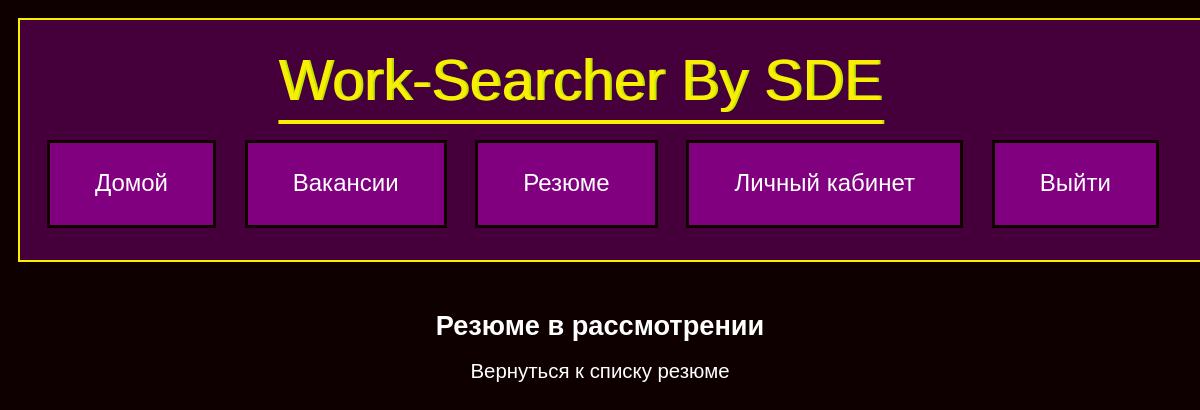
/admin/pending_resumes (signed in), run on an earlier commit of the app's database.
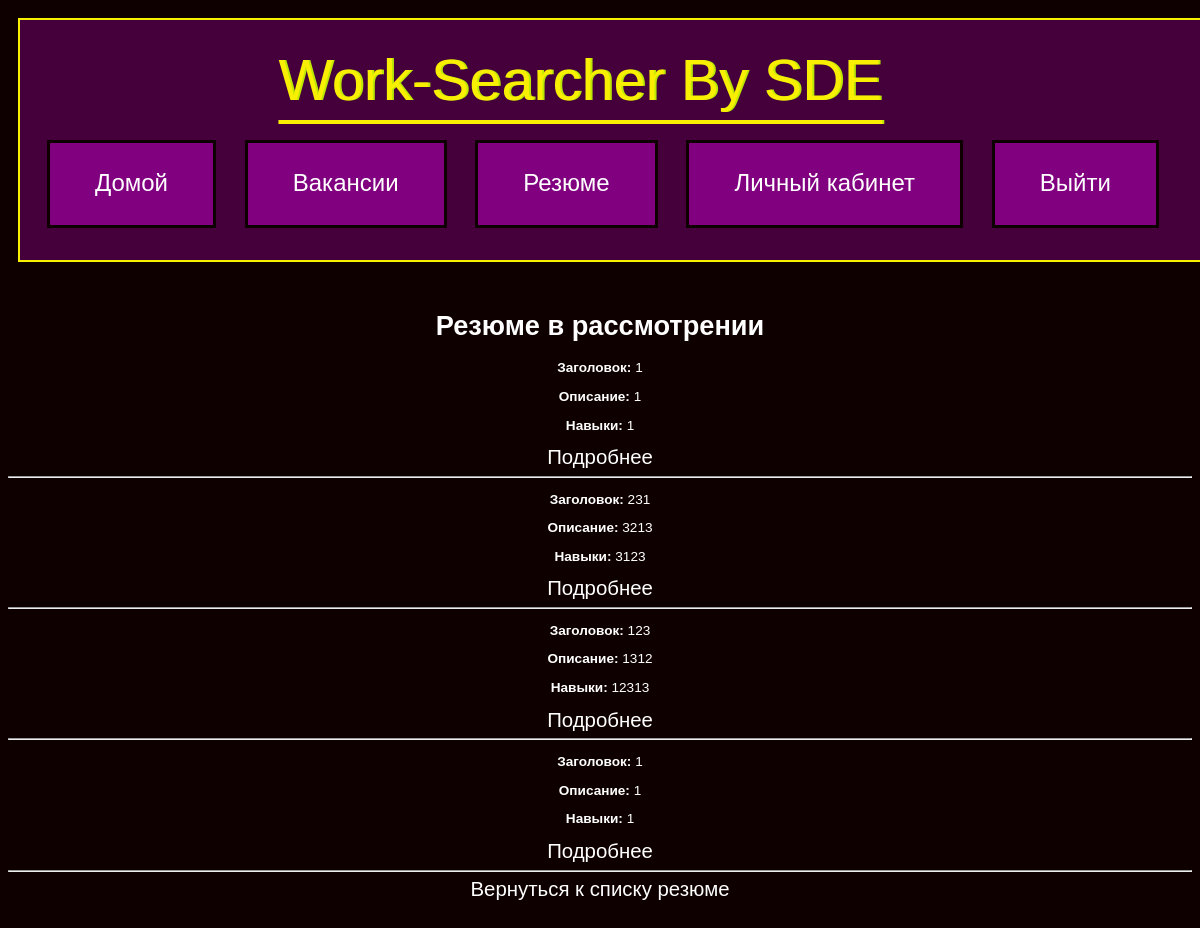
And on a later commit of the database.
### Model/models.py (models this page shows)
class Resume(db.Model):
    id = db.Column(db.Integer, primary_key=True)
    title = db.Column(db.String(300), nullable=False)
    description = db.Column(db.Text, nullable=False)
    skills = db.Column(db.String(200))
    image_filename = db.Column(db.String(300))
    user_id = db.Column(db.Integer, db.ForeignKey('user.id'), nullable=False)
    user = db.relationship('User', backref=db.backref('resumes', lazy=True))
    status = db.Column(db.Boolean, nullable=True)

### Controller/resume.py (the view)
@resume.route('/admin/pending_resumes')
@login_required
def admin_pending_resumes():
    if not current_user.is_admin:
        abort(403)  # Отказ в доступе, если пользователь не является администратором
    pending_resumes = Resume.query.filter_by(status=None).all()
    return render_template('admin_pending_resumes.html', resumes=pending_resumes)

### app.py (called while the page is built)
@login_manager.user_loader
def load_user(user_id):
    return User.query.get(int(user_id))

### templates/admin_pending_resumes.html (shortened to what this page needs)
{% extends "base.html" %}
{% block content %}
    <h1>Резюме в рассмотрении</h1>
    {% for resume in resumes %}
        <div>
            <p><strong>Заголовок:</strong> {{ resume.title }}</p>
            <p><strong>Описание:</strong> {{ resume.description }}</p>
            <p><strong>Навыки:</strong> {{ resume.skills }}</p>
            <a href="{{ url_for('resume.detail_resume', resume_id=resume.id) }}">Подробнее</a>
        </div>
        <hr>
    {% endfor %}
    <a href="{{ url_for('CZN.resumes') }}">Вернуться к списку резюме</a>
{% endblock %}

What changed in the data, as far as the page shows it:
added Resume: title "1", description "1", skills "1"
added Resume: title "231", description "3213", skills "3123"
added Resume: title "123", description "1312", skills "12313"
added Resume: title "1", description "1", skills "1"
